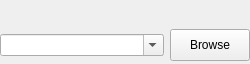
<?xml version="1.0" encoding="UTF-8"?>
<ui version="4.0">
 <class>TPathComboBrowse</class>
 <widget class="QWidget" name="TPathComboBrowse">
  <property name="geometry">
   <rect>
    <x>0</x>
    <y>0</y>
    <width>250</width>
    <height>64</height>
   </rect>
  </property>
  <property name="sizePolicy">
   <sizepolicy hsizetype="MinimumExpanding" vsizetype="Fixed">
    <horstretch>0</horstretch>
    <verstretch>0</verstretch>
   </sizepolicy>
  </property>
  <property name="minimumSize">
   <size>
    <width>250</width>
    <height>64</height>
   </size>
  </property>
  <property name="maximumSize">
   <size>
    <width>16777215</width>
    <height>64</height>
   </size>
  </property>
  <property name="focusPolicy">
   <enum>Qt::StrongFocus</enum>
  </property>
  <layout class="QVBoxLayout" name="layout">
   <property name="spacing">
    <number>6</number>
   </property>
   <property name="leftMargin">
    <number>0</number>
   </property>
   <property name="topMargin">
    <number>3</number>
   </property>
   <property name="rightMargin">
    <number>0</number>
   </property>
   <property name="bottomMargin">
    <number>3</number>
   </property>
   <item>
    <layout class="QHBoxLayout" name="upperLayout">
     <item>
      <widget class="QLabel" name="label"/>
     </item>
     <item>
      <widget class="QLabel" name="statusLabel">
       <property name="alignment">
        <set>Qt::AlignRight|Qt::AlignTrailing|Qt::AlignVCenter</set>
       </property>
      </widget>
     </item>
     <item>
      <widget class="TOkLabel" name="okLabel"/>
     </item>
    </layout>
   </item>
   <item>
    <layout class="QHBoxLayout" name="bottomLayout">
     <item>
      <widget class="QComboBox" name="comboBox">
       <property name="sizePolicy">
        <sizepolicy hsizetype="Expanding" vsizetype="Fixed">
         <horstretch>0</horstretch>
         <verstretch>0</verstretch>
        </sizepolicy>
       </property>
       <property name="editable">
        <bool>true</bool>
       </property>
      </widget>
     </item>
     <item>
      <widget class="QPushButton" name="button">
       <property name="minimumSize">
        <size>
         <width>0</width>
         <height>32</height>
        </size>
       </property>
       <property name="text">
        <string>Browse</string>
       </property>
      </widget>
     </item>
    </layout>
   </item>
  </layout>
 </widget>
 <customwidgets>
  <customwidget>
   <class>TOkLabel</class>
   <extends>QLabel</extends>
   <header>TOkLabel.h</header>
  </customwidget>
 </customwidgets>
 <tabstops>
  <tabstop>comboBox</tabstop>
  <tabstop>button</tabstop>
 </tabstops>
 <resources/>
 <connections/>
</ui>
